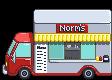

This is a level from a 2D game, rendered from its Tiled map with the project's own tilesets. A one-line summary and the complete map file follow:
An orthogonal 7x5 tile map with 16x16 px tiles, 5 tile layers (Back, Buildings, Paths, Front, ...).

<map version="1.10" tiledversion="1.10.1" orientation="orthogonal" renderorder="right-down" compressionlevel="0" width="7" height="5" tilewidth="16" tileheight="16" infinite="0" nextlayerid="11" nextobjectid="2">
 <properties>
  <property name="Outdoors" type="bool" value="true" />
  <property name="Warp" value="50 11 Mountain 0 13 50 12 Mountain 0 13 50 13 Mountain 0 13 50 14 Mountain 0 13 50 15 Mountain 0 13 50 16 Mountain 0 13 50 16 Mountain 0 13 13 40 Farm 40 0 14 40 Farm 40 0 15 40 Farm 40 0 50 28 BusStop 0 8 50 29 BusStop 0 8 50 30 BusStop 0 8 50 31 BusStop 0 8 50 32 BusStop 0 8 22 29 Tunnel 39 9 22 30 Tunnel 39 9 22 31 Tunnel 39 9 22 32 Tunnel 39 9" />
 </properties>
 <tileset firstgid="1" name="ichortower.NCK_Tilesheet" tilewidth="16" tileheight="16" tilecount="100" columns="10">
  <image source="tilesheet.png" width="160" height="160" />
 </tileset>
 <layer id="1" name="Back" width="7" height="5">
  <data encoding="csv">
0,0,0,0,0,0,0,
0,0,0,0,0,0,0,
0,0,0,0,8,0,0,
0,0,0,0,18,0,0,
0,0,0,0,0,0,0
</data>
 </layer>
 <layer id="2" name="Buildings" width="7" height="5">
  <data encoding="csv">
0,0,0,0,0,0,0,
0,0,0,0,0,0,0,
0,0,23,24,25,26,27,
31,32,33,34,0,0,0,
41,42,43,44,45,46,47
</data>
 </layer>
 <layer id="3" name="Paths" width="7" height="5">
  <data encoding="csv">
0,0,0,0,0,0,0,
0,0,0,0,0,0,0,
0,0,0,0,0,0,0,
0,0,0,0,0,0,0,
0,0,0,0,0,0,0
</data>
 </layer>
 <layer id="4" name="Front" width="7" height="5">
  <data encoding="csv">
0,0,0,0,0,0,0,
0,0,13,14,15,16,17,
0,0,23,24,25,26,27,
31,32,0,34,35,36,37,
0,0,0,0,0,0,0
</data>
 </layer>
 <layer id="5" name="AlwaysFront" width="7" height="5">
  <data encoding="csv">
0,0,3,4,5,6,7,
0,0,0,0,15,16,17,
21,22,0,0,0,0,0,
0,0,0,0,0,0,0,
0,0,0,0,0,0,0
</data>
 </layer>
 <objectgroup id="6" name="Back" />
 <objectgroup id="7" name="Buildings" />
 <objectgroup id="8" name="Paths" />
 <objectgroup id="9" name="Front" />
 <objectgroup id="10" name="AlwaysFront" />
</map>
